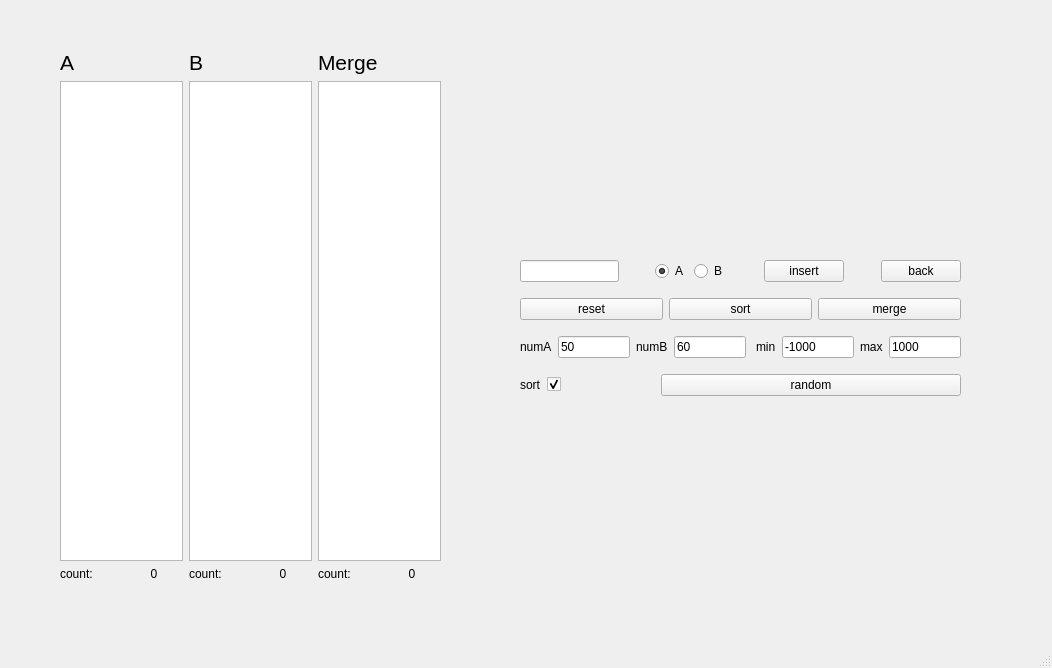
<?xml version="1.0" encoding="UTF-8"?>
<ui version="4.0">
 <class>MainWindow</class>
 <widget class="QMainWindow" name="MainWindow">
  <property name="geometry">
   <rect>
    <x>0</x>
    <y>0</y>
    <width>1052</width>
    <height>668</height>
   </rect>
  </property>
  <property name="windowTitle">
   <string>MainWindow</string>
  </property>
  <widget class="QWidget" name="centralwidget">
   <widget class="QWidget" name="layoutWidget">
    <property name="geometry">
     <rect>
      <x>60</x>
      <y>50</y>
      <width>381</width>
      <height>531</height>
     </rect>
    </property>
    <layout class="QGridLayout" name="gridLayout">
     <item row="0" column="2">
      <widget class="QLabel" name="label_3">
       <property name="font">
        <font>
         <pointsize>16</pointsize>
        </font>
       </property>
       <property name="text">
        <string>Merge</string>
       </property>
      </widget>
     </item>
     <item row="1" column="0">
      <widget class="QTextEdit" name="label_a">
       <property name="readOnly">
        <bool>true</bool>
       </property>
      </widget>
     </item>
     <item row="1" column="1">
      <widget class="QTextEdit" name="label_b">
       <property name="readOnly">
        <bool>true</bool>
       </property>
      </widget>
     </item>
     <item row="1" column="2">
      <widget class="QTextEdit" name="label_m">
       <property name="readOnly">
        <bool>true</bool>
       </property>
      </widget>
     </item>
     <item row="0" column="0">
      <widget class="QLabel" name="label">
       <property name="font">
        <font>
         <pointsize>16</pointsize>
        </font>
       </property>
       <property name="layoutDirection">
        <enum>Qt::LeftToRight</enum>
       </property>
       <property name="text">
        <string>A</string>
       </property>
      </widget>
     </item>
     <item row="0" column="1">
      <widget class="QLabel" name="label_2">
       <property name="font">
        <font>
         <pointsize>16</pointsize>
        </font>
       </property>
       <property name="text">
        <string>B</string>
       </property>
      </widget>
     </item>
     <item row="2" column="0">
      <layout class="QHBoxLayout" name="horizontalLayout_5">
       <item>
        <widget class="QLabel" name="label_6">
         <property name="text">
          <string>count:</string>
         </property>
        </widget>
       </item>
       <item>
        <widget class="QLabel" name="lb_cnt_a">
         <property name="text">
          <string>0</string>
         </property>
         <property name="alignment">
          <set>Qt::AlignCenter</set>
         </property>
        </widget>
       </item>
      </layout>
     </item>
     <item row="2" column="1">
      <layout class="QHBoxLayout" name="horizontalLayout_7">
       <item>
        <widget class="QLabel" name="label_10">
         <property name="text">
          <string>count:</string>
         </property>
        </widget>
       </item>
       <item>
        <widget class="QLabel" name="lb_cnt_b">
         <property name="text">
          <string>0</string>
         </property>
         <property name="alignment">
          <set>Qt::AlignCenter</set>
         </property>
        </widget>
       </item>
      </layout>
     </item>
     <item row="2" column="2">
      <layout class="QHBoxLayout" name="horizontalLayout_8">
       <item>
        <widget class="QLabel" name="label_12">
         <property name="text">
          <string>count:</string>
         </property>
        </widget>
       </item>
       <item>
        <widget class="QLabel" name="lb_cnt_c">
         <property name="text">
          <string>0</string>
         </property>
         <property name="alignment">
          <set>Qt::AlignCenter</set>
         </property>
        </widget>
       </item>
      </layout>
     </item>
    </layout>
   </widget>
   <widget class="QWidget" name="layoutWidget">
    <property name="geometry">
     <rect>
      <x>520</x>
      <y>250</y>
      <width>441</width>
      <height>160</height>
     </rect>
    </property>
    <layout class="QVBoxLayout" name="verticalLayout">
     <item>
      <layout class="QHBoxLayout" name="horizontalLayout_2">
       <item>
        <widget class="QLineEdit" name="te_input"/>
       </item>
       <item>
        <spacer name="horizontalSpacer">
         <property name="orientation">
          <enum>Qt::Horizontal</enum>
         </property>
         <property name="sizeHint" stdset="0">
          <size>
           <width>40</width>
           <height>20</height>
          </size>
         </property>
        </spacer>
       </item>
       <item>
        <layout class="QHBoxLayout" name="horizontalLayout">
         <item>
          <widget class="QRadioButton" name="rb_a">
           <property name="text">
            <string>A</string>
           </property>
           <property name="checked">
            <bool>true</bool>
           </property>
          </widget>
         </item>
         <item>
          <widget class="QRadioButton" name="rb_b">
           <property name="text">
            <string>B</string>
           </property>
          </widget>
         </item>
        </layout>
       </item>
       <item>
        <spacer name="horizontalSpacer_3">
         <property name="orientation">
          <enum>Qt::Horizontal</enum>
         </property>
         <property name="sizeHint" stdset="0">
          <size>
           <width>40</width>
           <height>20</height>
          </size>
         </property>
        </spacer>
       </item>
       <item>
        <widget class="QPushButton" name="pb_insert">
         <property name="text">
          <string>insert</string>
         </property>
        </widget>
       </item>
       <item>
        <spacer name="horizontalSpacer_2">
         <property name="orientation">
          <enum>Qt::Horizontal</enum>
         </property>
         <property name="sizeHint" stdset="0">
          <size>
           <width>40</width>
           <height>20</height>
          </size>
         </property>
        </spacer>
       </item>
       <item>
        <widget class="QPushButton" name="pb_back">
         <property name="text">
          <string>back</string>
         </property>
        </widget>
       </item>
      </layout>
     </item>
     <item>
      <layout class="QHBoxLayout" name="horizontalLayout_3">
       <item>
        <widget class="QPushButton" name="pb_reset">
         <property name="text">
          <string>reset</string>
         </property>
        </widget>
       </item>
       <item>
        <widget class="QPushButton" name="pb_sort">
         <property name="text">
          <string>sort</string>
         </property>
        </widget>
       </item>
       <item>
        <widget class="QPushButton" name="pb_merge">
         <property name="text">
          <string>merge</string>
         </property>
        </widget>
       </item>
      </layout>
     </item>
     <item>
      <layout class="QHBoxLayout" name="horizontalLayout_4">
       <item>
        <widget class="QLabel" name="label_4">
         <property name="text">
          <string>numA</string>
         </property>
        </widget>
       </item>
       <item>
        <widget class="QLineEdit" name="te_num_a">
         <property name="text">
          <string>50</string>
         </property>
        </widget>
       </item>
       <item>
        <widget class="QLabel" name="label_5">
         <property name="text">
          <string>numB</string>
         </property>
        </widget>
       </item>
       <item>
        <widget class="QLineEdit" name="te_num_b">
         <property name="text">
          <string>60</string>
         </property>
        </widget>
       </item>
       <item>
        <spacer name="horizontalSpacer_6">
         <property name="orientation">
          <enum>Qt::Horizontal</enum>
         </property>
         <property name="sizeHint" stdset="0">
          <size>
           <width>40</width>
           <height>20</height>
          </size>
         </property>
        </spacer>
       </item>
       <item>
        <widget class="QLabel" name="label_7">
         <property name="text">
          <string>min</string>
         </property>
        </widget>
       </item>
       <item>
        <widget class="QLineEdit" name="te_min">
         <property name="text">
          <string>-1000</string>
         </property>
        </widget>
       </item>
       <item>
        <widget class="QLabel" name="label_11">
         <property name="text">
          <string>max</string>
         </property>
        </widget>
       </item>
       <item>
        <widget class="QLineEdit" name="te_max">
         <property name="text">
          <string>1000</string>
         </property>
        </widget>
       </item>
      </layout>
     </item>
     <item>
      <layout class="QHBoxLayout" name="horizontalLayout_9">
       <item>
        <widget class="QLabel" name="label_8">
         <property name="text">
          <string>sort</string>
         </property>
        </widget>
       </item>
       <item>
        <widget class="QCheckBox" name="cb_sort">
         <property name="text">
          <string/>
         </property>
         <property name="checked">
          <bool>true</bool>
         </property>
        </widget>
       </item>
       <item>
        <spacer name="horizontalSpacer_4">
         <property name="orientation">
          <enum>Qt::Horizontal</enum>
         </property>
         <property name="sizeHint" stdset="0">
          <size>
           <width>40</width>
           <height>20</height>
          </size>
         </property>
        </spacer>
       </item>
       <item>
        <widget class="QPushButton" name="pb_random">
         <property name="minimumSize">
          <size>
           <width>300</width>
           <height>0</height>
          </size>
         </property>
         <property name="text">
          <string>random</string>
         </property>
        </widget>
       </item>
      </layout>
     </item>
    </layout>
   </widget>
  </widget>
  <widget class="QMenuBar" name="menubar">
   <property name="geometry">
    <rect>
     <x>0</x>
     <y>0</y>
     <width>1052</width>
     <height>24</height>
    </rect>
   </property>
  </widget>
  <widget class="QStatusBar" name="statusbar"/>
 </widget>
 <resources/>
 <connections/>
</ui>
